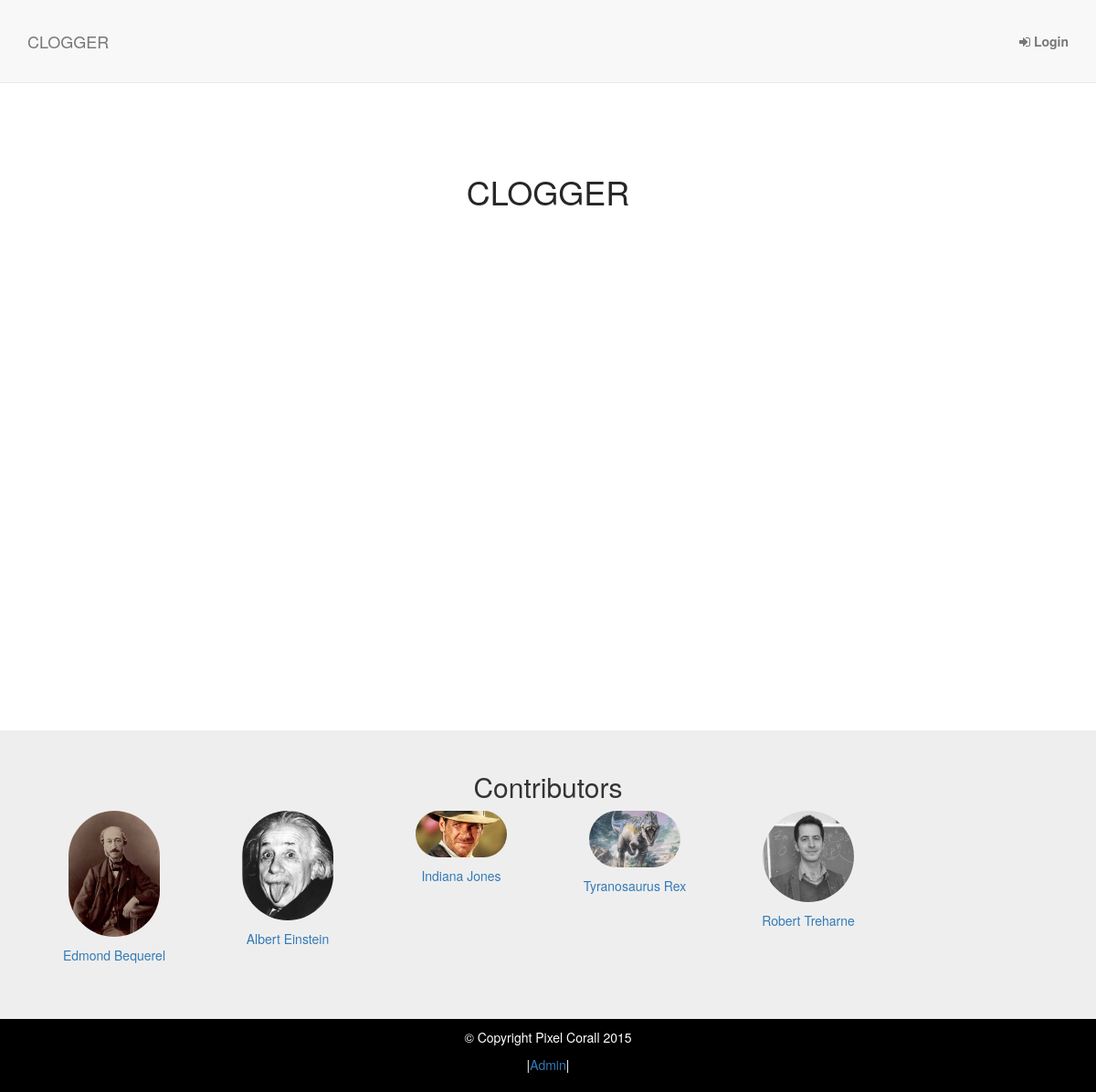
The app's page /, older data.
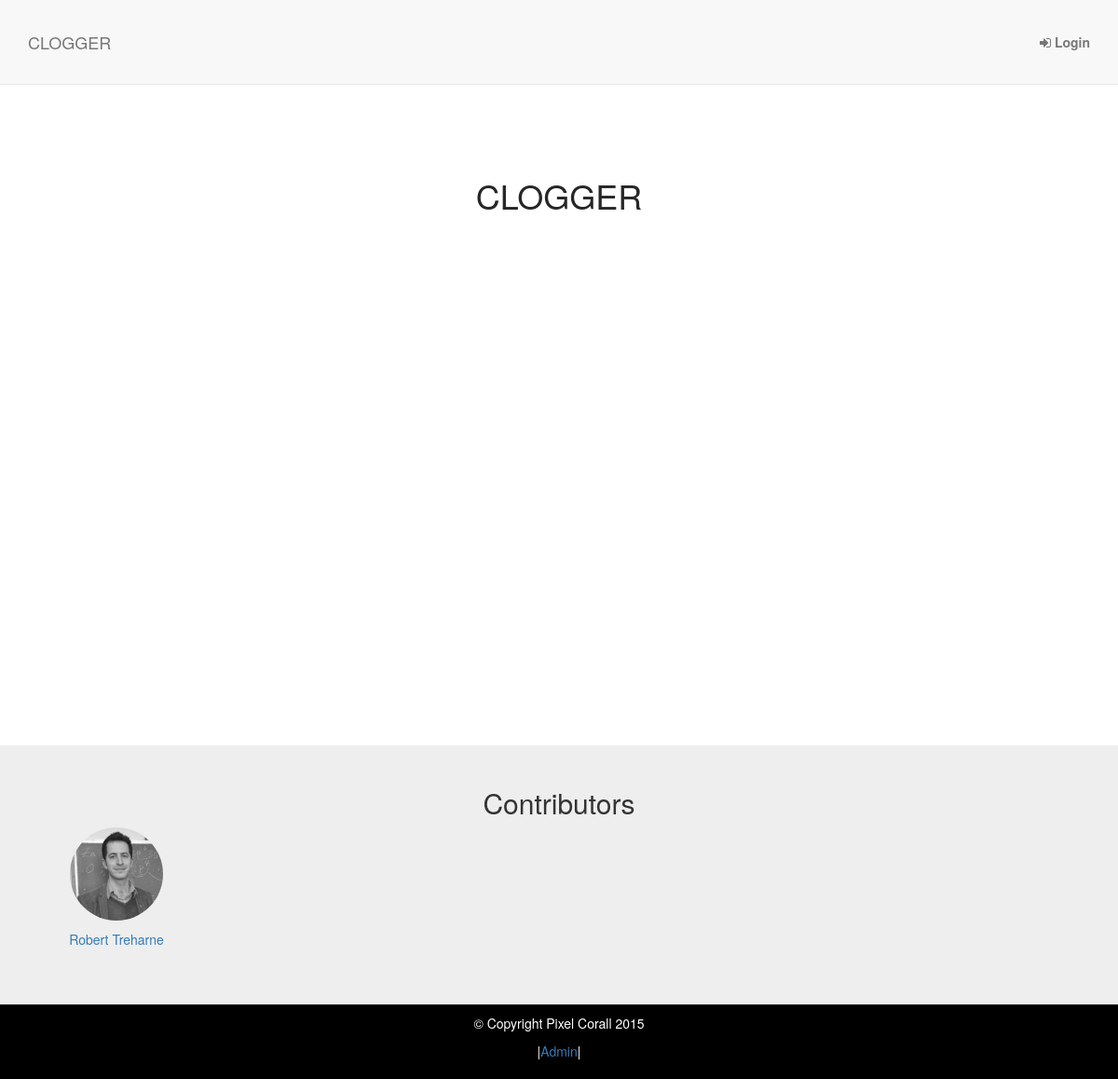
The same page, newer data.
### profiles/models.py (models this page shows, shortened)
class UserProfile(models.Model):
    user = models.OneToOneField(User)
    affiliation = models.CharField(max_length=128, blank = True)
    picture = ImageField(upload_to='user_images', default='static/img/avatar.png')
    url = models.URLField(blank=True)
    linkedin = models.URLField(blank=True)
    twitter = models.URLField(blank=True)
    bio = models.TextField(max_length=2000, blank=True)

### clog/views.py (the view)
# urls.py: url(r'^$', 'clog.views.home', name='home'),
def home(request):
	profiles = UserProfile.objects.order_by('user__last_name')
	return render(request, 'home.html', {'profiles': profiles})

### templates/home.html
{% extends "base.html" %}
{% load thumbnail %}
{% block content %}
    <section id="intro" class="intro-section">
        <div class="container">
            <div class="row">
                <div class="col-lg-12">
                    <h1>CLOGGER</h1>
                </div>
            </div>
        </div>
    </section>
    <section id="contributors" class="exhibitors-section">
        <div class="container center">
            <div class="row">
                <div class="col-lg-12">
					<h2 class="center">Contributors</h2>
					{% for profile in profiles %}
					<a href="/user/profile/{{profile.id}}">
					    <div style="min-height: 110px;" class="col-md-2 col-sm-3 col-xs-4">
							{% thumbnail profile.picture "100x100" crop="center" as im %}
							<img class="profile-pic" src="{{im.url}}">
							<p>{{profile.user.first_name}} {{profile.user.last_name}}</p>
							{% endthumbnail %}
						</div>
					</a>
					{% endfor %}
				</div>
			</div>
		</div>
	</section>
{% endblock %}

Row changes from the older to the newer data that the page shows:
removed UserProfile: shows a picture, user.first_name "Edmond", user.last_name "Bequerel"
removed UserProfile: shows a picture, user.first_name "Albert", user.last_name "Einstein"
removed UserProfile: shows a picture, user.first_name "Indiana", user.last_name "Jones"
removed UserProfile: shows a picture, user.first_name "Tyranosaurus", user.last_name "Rex"
